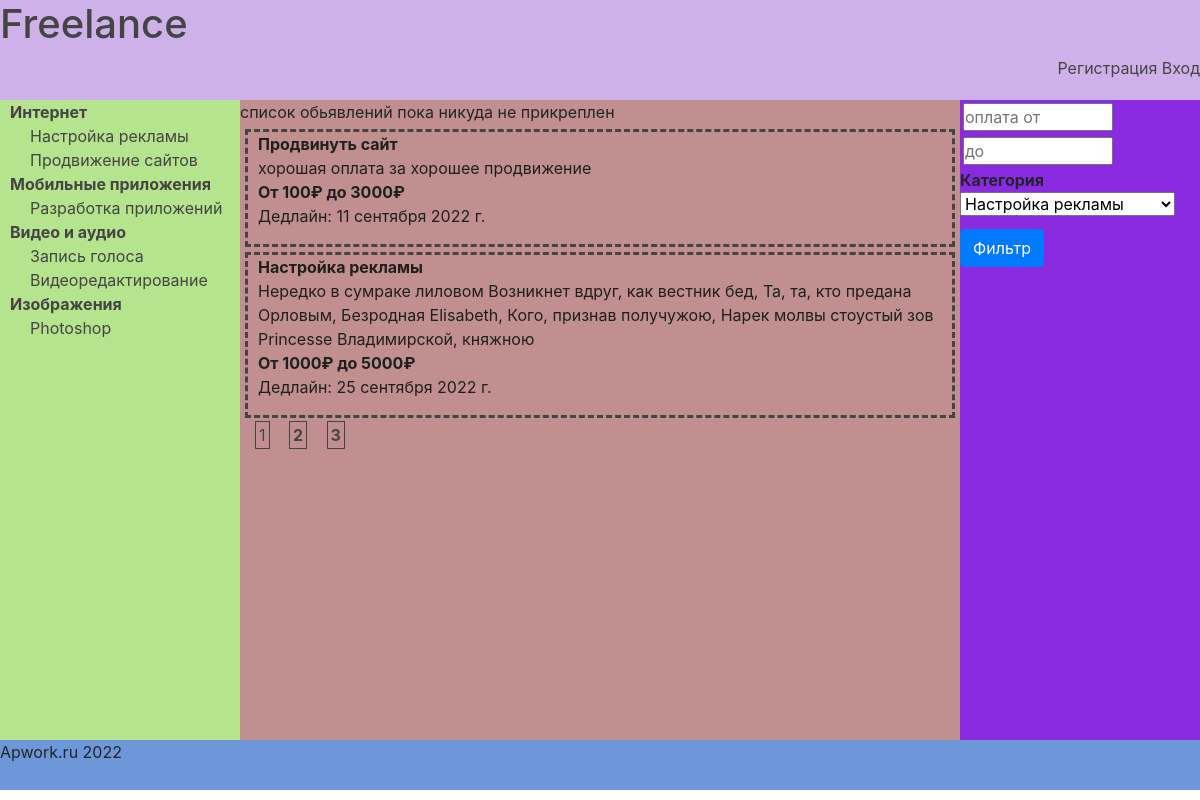
The page /job/ on the database its author committed.
### main/models.py (models this page shows, shortened)
class SubCategory(models.Model):
    tittle_sub_cat = models.CharField(max_length=50, verbose_name='Подкатегория')
    category = models.ForeignKey('Category', on_delete=models.PROTECT, verbose_name='Категория')
    slug_sub_cat = models.SlugField(unique=True, verbose_name='URL', max_length=150, primary_key=True)
    class Meta:
        verbose_name = 'Подкатегория'
        verbose_name_plural = 'Подкатегории'

class Category(models.Model):
    title_cat = models.CharField(max_length=50, verbose_name='Категория')
    slug_cat = models.SlugField(unique=True, verbose_name='URL', max_length=100)
    class Meta:
        verbose_name = 'Категория'
        verbose_name_plural = 'Категории'

class Job(models.Model):
    title = models.CharField(max_length=150, verbose_name='Название')
    description = models.TextField(max_length=2000, verbose_name='Описание')
    expired_date = models.DateField(help_text='Необходимо завершить до', null=True, verbose_name='Дедлайн', blank=True)
    create_date = models.DateTimeField(auto_now_add=True, verbose_name='Дата создания')
    author = models.ForeignKey(AdvUser, on_delete=models.CASCADE, verbose_name='Работодатель')
    executor = models.ForeignKey(AdvUser, on_delete=models.PROTECT, related_name='executor',
                                 null=True, verbose_name='Исполнитель')
    min_price = models.PositiveIntegerField(blank=True, verbose_name='Минимальная оплата')
    max_price = models.PositiveIntegerField(blank=False, null=False, verbose_name='Максимальная оплата')
    is_active = models.BooleanField(default=True, verbose_name='Активно')
    processing = models.BooleanField(default=False, verbose_name='В работе')
    offer = models.PositiveIntegerField(blank=True, default=0)
    category = models.ForeignKey('SubCategory', on_delete=models.PROTECT, verbose_name='Категория')
    class Meta:
        verbose_name = 'Работа'
        verbose_name_plural = 'Работа'

### main/views.py (the view)
# urls.py: path('job/', views.JobListView.as_view(), name='job'),
class JobListView(ListView):
    template_name = 'job.html'
    paginate_by = 2
    context_object_name = 'form'
    def get_queryset(self):
        queryset = Job.objects.filter(is_active=True, processing=False)
        return queryset

### main/midlewares.py (called while the page is built)
def category_context_processor(request):
    if request.method == 'GET' or 'category' in request.POST:
        context = {'category': SubCategory.objects.all(),
                   "keyword": "",
                   'all': ""}
        return context
    else:
        return {'nothing': 'OK'}

### templates/job.html
{% extends 'basic.html' %}
{% block content %}
    список обьявлений пока никуда не прикреплен
    {% include 'module/view_list_job.html' %}
    <div class="pagination">
        {% if paginator.num_pages == 1 %}
        {% else %}
            <ul>
                {% for page in paginator.page_range %}
                    {% if page_obj.number == page %}
                        <li>{{ page }}</li>
                    {% else %}
                        <a href="{% url 'job' %}?page={{ page }}">
                            <li><strong>{{ page }}</strong></li>
                        </a>
                    {% endif %}
                {% endfor %}
            </ul>
        {% endif %}
    </div>
{% endblock %}

### templates/basic.html (shortened to what this page needs)
{% load static %}
{% load bootstrap4 %}
<!doctype html>
<html lang="ru">
<head>
    <link rel="stylesheet" href="{% static 'style/style.css' %}">
    {% bootstrap_css %}
</head>
<body>
<div id="main">
    <div id="header">
        <a href="{% url 'home' %}"><h1>Freelance</h1></a>
        <ul>
            {% if request.user.is_authenticated %}
                <a href="{% url 'account' %}">
                    <li>Профиль</li>
                </a>
                <li><a href="{% url 'logout' %}">Выход</a></li>
            {% else %}
                <li><a href="{% url 'register' %}">Регистрация</a></li>
                <li><a href="{% url 'login' %}">Вход</a></li>
                </ul>
            {% endif %}
    </div>
    <div id="menu">
        {% block menu %}
            <ul>
                {% for cat in category %}
                    {% ifchanged cat.category.pk %}
                        <li><b>{{ cat.category.title_cat }}</b></li>
                    {% endifchanged %}
                    <li><a href="{% url 'job_cat_view' cat.slug_sub_cat %}">
                        {{ cat.tittle_sub_cat }}</a></li>
                {% endfor %}
            </ul>
        {% endblock %}
    </div>
    <div id="content">
        {% block content %}{% endblock %}
    </div>
    <div id="filter">
        {% block filter %}
            <form action="{% url 'filter' %}" method="post">
                <input type="number" class="filter-form" name="min_price" placeholder="оплата от" value="{{ min }}"/>
                <input type="number" class="filter-form" name="max_price" placeholder="до" value="{{ max }}"/>
                <strong>Категория</strong><br>
                <label>
                    <select name="category">
                        {% for cat in category %}
                            <option value="{{ cat.slug_sub_cat }}">{{ cat.tittle_sub_cat }}</option>
                        {% endfor %}
                    </select>
                </label>
                <button style="margin-top: 5px" type="submit" class="btn btn-primary">Фильтр</button>
            </form>
        {% endblock %}
    </div>
    <div id="footer">
        <p>Apwork.ru {% now "Y" %}</p>
    </div>
</div>
</body>
</html>

### templates/module/view_list_job.html
{% for f in form %}
    <div class="block-job">
        <ul>
            <a href="{% url 'job_view' f.pk %}">
                <li><strong>{{ f.title }}</strong></li>
            </a>
            <li class="text">{{ f.description }}</li>
            <li><strong>От {{ f.min_price }}₽ до {{ f.max_price }}₽</strong></li>
            <li>Дедлайн: {{ f.expired_date }}</li>
        </ul>
    </div>
{% endfor %}

### main/static/style/style.css (style rules this page uses)
* { padding: 0; margin: 0; }
#header { background-color: #cfb1ea; min-height: 100px; min-width: 300px; }
#menu { background-color: #b6e38e; min-width: 20%; min-height: 80vh; float: left; }
#menu a { padding-left: 20px }
#content { background-color: #c18f8f; min-height: 80vh; min-width: 60%; max-width: 60%; float: left; }
#footer { background-color: #6d97d9; min-width: 100px; min-height: 50px; }
#header a { text-decoration: none; color: #444444; }
#filter { min-width: 20%; background-color: blueviolet; min-height: 80vh; }
#header ul { text-align: right; }
#header li { display: inline; }
.block-job { border: 3px dashed #444444; margin: 5px; }
.block-job li { list-style-type: none; text-decoration: none; padding-left: 10px; color: #1f1f1f; }
.pagination li { margin-left: 15px; padding: 3px; list-style-type: none; text-decoration: none; display: inline; color: #444444; border: 1px solid #444444; }
a:any-link { color: #444444; }
li { list-style-type: none; text-decoration: none; color: #444444; }
#menu a { color: #444444; }
#menu li { padding-left: 10px; }
.filter-form { margin: 3px; width: 150px; }
.text { overflow: hidden; text-overflow: ellipsis; display: -webkit-box; -webkit-line-clamp: 3; line-clamp: 10; -webkit-box-orient: vertical; }

### rows shown on the page
SubCategory: category.title_cat "Интернет", tittle_sub_cat "Настройка рекламы"
SubCategory: tittle_sub_cat "Продвижение сайтов"
SubCategory: category.title_cat "Мобильные приложения", tittle_sub_cat "Разработка приложений"
SubCategory: category.title_cat "Видео и аудио", tittle_sub_cat "Запись голоса"
SubCategory: tittle_sub_cat "Видеоредактирование"
SubCategory: category.title_cat "Изображения", tittle_sub_cat "Photoshop"
Job: title "Продвинуть сайт", description "хорошая оплата за хорошее продвижение", min_price "100", max_price "3000", expired_date "11 сентября 2022 г."
Job: title "Настройка рекламы", description "Нередко в сумраке лиловом Возникнет вдруг, как вестник бед, Та, та, кто предана Орловым, Безродная Еlisabeth, Кого, признав получужою, Нарек молвы стоустый зов Princesse Владимирской, княжною", min_price "1000", max_price "5000", expired_date "25 сентября 2022 г."

### other values the page prints
{{ page }} "1"
{{ page }} "2" "3"
form field category "Настройка рекламы"
